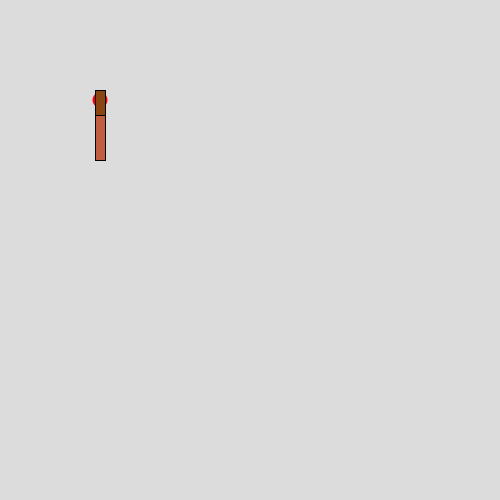
Frame 1 (no input)
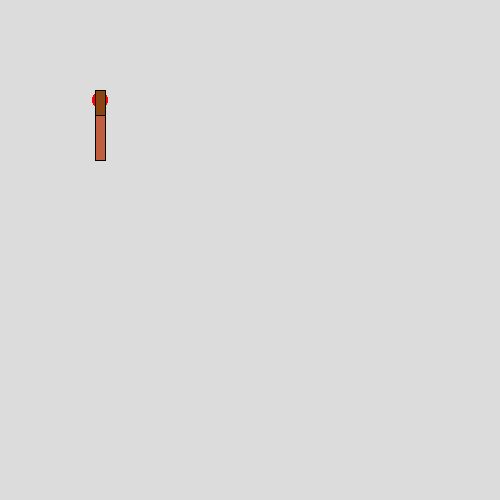
Frame 60 (the mouse pressed at the canvas centre just before this capture)
Frame 120 (the mouse held since frame 60 and released just before this capture): identical to frame 60, image omitted

The Processing sketch that drew these frames (run headless with seeded random() and noise(); from frame 60 on, the mouse is pressed at the canvas centre):

// Processing sketch: sketch_3_2
// ── sketch_3_2.pde
PVector pos;
PVector speed;
PVector gravity;
PVector force;
int drawX;
int drawY;
int posX = 100;
int posY = 100;

void setup() {
  size(500, 500);
  background(220);
  gravity = new PVector(0, 9.81);
  pos = new PVector(posX, posY);
}

void draw() {
  noStroke();
  fill(255, 0, 0);
  ellipse(posX, posY, 15, 15);

  if (mousePressed) {
    if (mouseY > 200) {
      drawY = -100;
    } else {
      drawY = posY-mouseY;
    }
    drawX = posX-mouseX;
    
    force = new PVector(drawX, drawY);
    speed = new PVector(force.x, force.y);

    while (pos.y < height) {
      speed = speed.add(gravity);
      pos = pos.add(speed);
      ellipse(pos.x, pos.y, 15, 15);
    }
  }
  stroke(2);
  fill(139, 69, 19);
  rect(posX-5, posY-10, 10, 45);
  fill(193, 94, 64);
  rect(posX-5, posY+15, 10, 45);
  //line(posX-5,posY+15,posX+5,posY+15);
}
